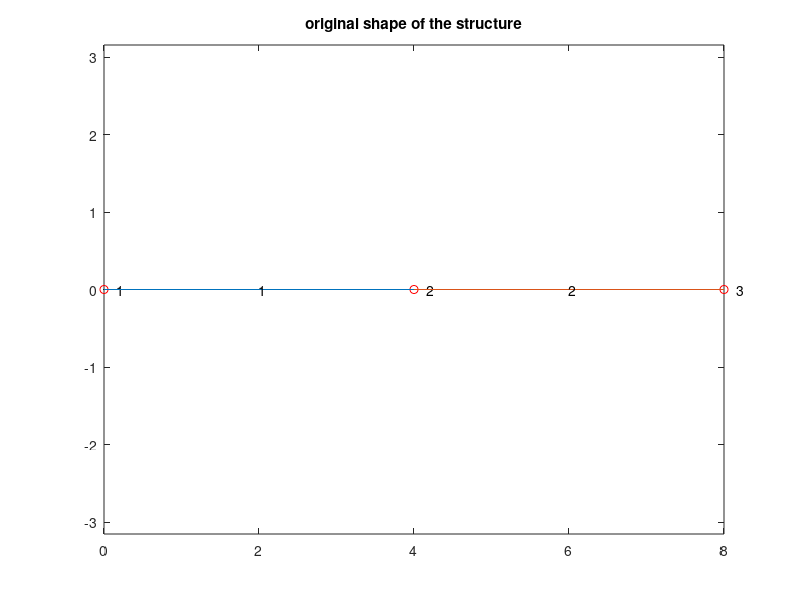

Write the MATLAB code that produced this figure.
%
%  INPUT FOR 2D-BEAM PROBLEM
clear all, close all

%  Information of frame element
ndof=2;  % degree of freedom for each node
npe=2;   % node per element

%   Node data: NODE=[#1 #2 #3]
%   #1: node number, #2: x-coordinate
%
nelem=2;        % number of element
nnode=nelem+1;  % total number of node
BEAML=8;        % length of beam  
NODE=zeros(nnode,3);
NODE=[
      1 0 0
      2 4 0
      3 8 0];

%    Element data: ELEM=[#1 #2 #3]
%   #1: element number, #2: node number1, #3: node number 2
  ELEM=[
      1 1 2
      2 2 3];

% Area of the cross-section and second moment of the area
A=4e-4;   
Izz=3e-4;

%  Young's Modulus
E=70E9;

%    Boundary conditio; BC=[#1 #2 #3]
%   #1: node number, #2: y-constraint (0:free, 1:fixed)
%   #3: z-rotation (0:free, 1:fixed)
BC=zeros(nnode,3);
for i=1:nnode, BC(i,1)=i;, end
%
BC(1,2)=1; BC(1,3)=1;
BC(2,2)=1;
 
%   External loads; F=[#1 #2 #3]
%   #1: node number, #2: y-directional load, shear load
%   #3: z-rotation, moment
F=zeros(nnode,3);
for i=1:nnode, F(i,1)=i;, end
F(2,2)=-16000;  F(3,2)=-16000;
F(2,3)=-10670;  F(3,3)=10670;

%%%%%%%%%%%%%%%%%%%%%%%%%%%%%%%%%%%%
%  Plot structure
%
%%%%%%%%%%%%%%%%%%%%%%%%%%%%%%%%%%%%
figure(1)
plot(NODE(:,2),NODE(:,3),'ro'), hold on
text(NODE(:,2)+0.02*max(NODE(:,2)),NODE(:,3),int2str(NODE(:,1)));
for i=1:nelem
   x1=NODE(ELEM(i,2),2);
   y1=NODE(ELEM(i,2),3);
   x2=NODE(ELEM(i,3),2);
   y2=NODE(ELEM(i,3),3);

   X=[x1,x2];  Y = [y1,y2];
   figure(1)
   plot(X,Y)
   text((x1+x2)/2,(y1+y2)/2,int2str(ELEM(i,1)));
end
title('original shape of the structure'), axis equal
hold off